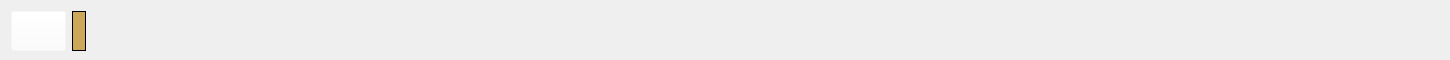
<?xml version="1.0" encoding="UTF-8"?>
<ui version="4.0">
 <class>QQChat</class>
 <widget class="QWidget" name="QQChat">
  <property name="geometry">
   <rect>
    <x>0</x>
    <y>0</y>
    <width>1450</width>
    <height>60</height>
   </rect>
  </property>
  <property name="minimumSize">
   <size>
    <width>1450</width>
    <height>60</height>
   </size>
  </property>
  <property name="maximumSize">
   <size>
    <width>1450</width>
    <height>60</height>
   </size>
  </property>
  <property name="windowTitle">
   <string>Form</string>
  </property>
  <layout class="QVBoxLayout" name="verticalLayout">
   <item>
    <layout class="QHBoxLayout" name="horizontalLayout_2">
     <item>
      <widget class="QPushButton" name="pushButton">
       <property name="minimumSize">
        <size>
         <width>0</width>
         <height>40</height>
        </size>
       </property>
       <property name="maximumSize">
        <size>
         <width>16777215</width>
         <height>40</height>
        </size>
       </property>
       <property name="font">
        <font>
         <family>方正粗黑宋简体</family>
         <pointsize>15</pointsize>
        </font>
       </property>
       <property name="styleSheet">
        <string notr="true">background-color: rgba(255, 255, 255, 0);</string>
       </property>
       <property name="text">
        <string/>
       </property>
      </widget>
     </item>
     <item>
      <widget class="QLabel" name="label">
       <property name="minimumSize">
        <size>
         <width>0</width>
         <height>40</height>
        </size>
       </property>
       <property name="maximumSize">
        <size>
         <width>16777215</width>
         <height>40</height>
        </size>
       </property>
       <property name="font">
        <font>
         <family>方正粗黑宋简体</family>
         <pointsize>15</pointsize>
        </font>
       </property>
       <property name="styleSheet">
        <string notr="true">color: rgb(255, 255, 255);border:1px solid ; border-radius: 8px;
background-color: rgb(204, 168, 89);</string>
       </property>
       <property name="text">
        <string/>
       </property>
       <property name="alignment">
        <set>Qt::AlignLeading|Qt::AlignLeft|Qt::AlignVCenter</set>
       </property>
      </widget>
     </item>
     <item>
      <spacer name="horizontalSpacer_2">
       <property name="orientation">
        <enum>Qt::Horizontal</enum>
       </property>
       <property name="sizeHint" stdset="0">
        <size>
         <width>40</width>
         <height>20</height>
        </size>
       </property>
      </spacer>
     </item>
    </layout>
   </item>
  </layout>
 </widget>
 <resources/>
 <connections/>
</ui>
